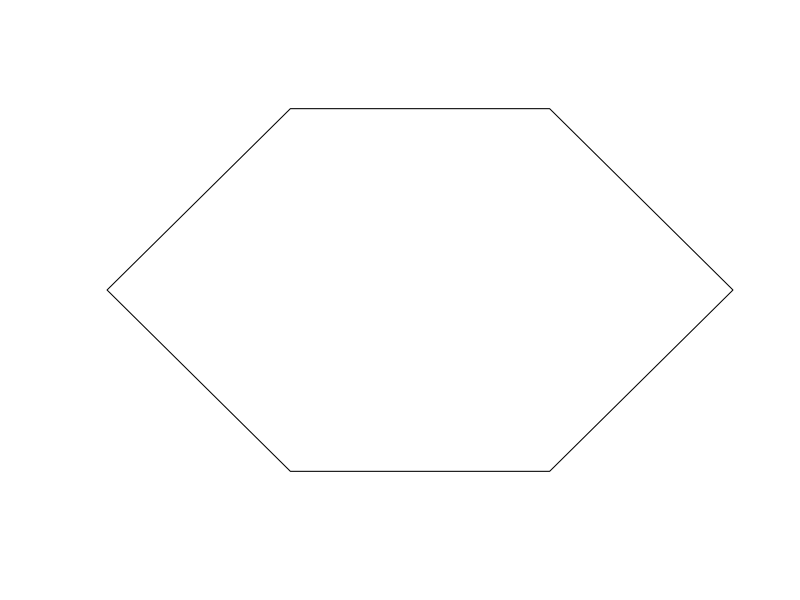

The R script that drew this image:
library('geosphere')
library('sp')

#Create a function to print squares of numbers in sequence.

new.point <- function(latlong,dist,angle) {   
    #c <- destPoint(cbind(tail(latlong[1], n=1),tail(latlong[2], n=1)), b=angle, d=dist*100, a=6378137, f=1/298.257223563)
    c <- geodesic(cbind(tail(latlong[1], n=1),tail(latlong[2], n=1)), azi=angle, d=dist*100, a=6378137, f=1/298.257223563)
    newlatlong <- c(c[1],c[2]) 
    #print(newlatlong)
    return(newlatlong)
}

lats.list <- function(latitudes,longitudes,dist,maxlat,lats_seq) {
    angle <- 90
    i <- 0
    repeat {
        if (i>6){i <- 0}
        i <- i + 1
print(lats_seq[i])
        latlong <- c(tail(latitudes, n=1),tail(longitudes, n=1))
        p <- new.point(latlong,dist*lats_seq[i],angle)
print(p)
        if (p[1] >= maxlat){
            break
         }
        latitudes <- c(latitudes,p[1])
        longigitudes <- c(longitudes,p[2])
        
     }
    return(latitudes)
    }


longs.list <- function(latitudes,longitudes,dist,maxlong,short_gap) {
    angle <- 180
    longid <- 0
    gap <- short_gap
    repeat {
        latlong <- c(tail(latitudes, n=1),tail(longitudes, n=1))
        p <- new.point(latlong,dist*gap,angle)
        if (p[2] <= maxlong){
            break
         }
        latitudes <- c(latitudes,p[1])
        longitudes <- c(longitudes,p[2])
        
     }
    return(longitudes)
}
hexagons <- function() {
    bbox <- c(113.338953078, -43.6345972634, 153.569469029, -10.6681857235)

    minlat <- c(bbox[1])
    minlong <- c(bbox[4])
    dist <- 57
    maxlat <- bbox[3]
    maxlong <- bbox[2]
    lat_offset <- 4
    short_seg <- 0.7071
    long_seg <- 1
        

    print('lats')
    lats_seq <- c(long_seg,short_seg,short_seg,long_seg,short_seg,short_seg,long_seg)
    latslist <- lats.list(minlat,minlong,dist,maxlat,lats_seq)
    latslist

    print('longs')
    longslist <- longs.list(minlat,minlong,dist,maxlong,short_seg)
    longslist

    latslongslist <- expand.grid(latslist,longslist)
    colnames(latslongslist) <- c("latitude", "longitude")
    latslongslist

    top_left <- 1
    max_v <- length(latslist)
    #latslongslist[1]
    plist <- c(1,2,max_v+3,(max_v*2)+2,(max_v*2)+1,max_v)  
    plist <- plist + ((top_left+4)*2) 
    #vertex = [1+top_left, 2+top_left, max_v+3+top_left, (max_v*2)+2+top_left, (max_v*2)+1+top_left, max_v+top_left]
    poly_xy <- c(
    latslongslist[plist[1], 1],
    latslongslist[plist[1], 2], 
    latslongslist[plist[2], 1],
    latslongslist[plist[2], 2],
    latslongslist[plist[3], 1],
    latslongslist[plist[3], 2],
    latslongslist[plist[4], 1],
    latslongslist[plist[4], 2],
    latslongslist[plist[5], 1],
    latslongslist[plist[5], 2],
    latslongslist[plist[6], 1],
    latslongslist[plist[6], 2],
    latslongslist[plist[1], 1],
    latslongslist[plist[1], 2]
    )
    
    poly_points <- matrix(poly_xy, ncol=2, byrow=TRUE)
    poly_x <- poly_xy[c(TRUE, FALSE)]
    poly_y <- poly_xy[c(FALSE, TRUE)]

    #area in square km
    print(areaPolygon(poly_points))

    print(centroid(poly_points))
    cent <- centroid(poly_points)

    print(perimeter(poly_points))
    isok <- point.in.polygon(cent[1],cent[2],poly_x,poly_y)
    print(isok) #1 result is ok
    rem_lat <- max_v%%(lat_offset+4)
    print(rem_lat)

    if (rem_lat == 2 | rem_lat == 5 | rem_lat == 6 | rem_lat == 7){
            inc_by_rem <- 1
            inc_adj <- -4}
    if (rem_lat == 1 | rem_lat == 3){
            inc_by_rem <- 1
            inc_adj <- 0}
     if (rem_lat == 0 | rem_lat == 4){
            inc_by_rem <- 0
            inc_adj <- 0}
    print(inc_by_rem)
    print(inc_adj)

    p = Polygon(poly_points)
    ps = Polygons(list(p),1)
    sps = SpatialPolygons(list(ps))
    plot(sps)
    print('the end')
}

hexagons()
